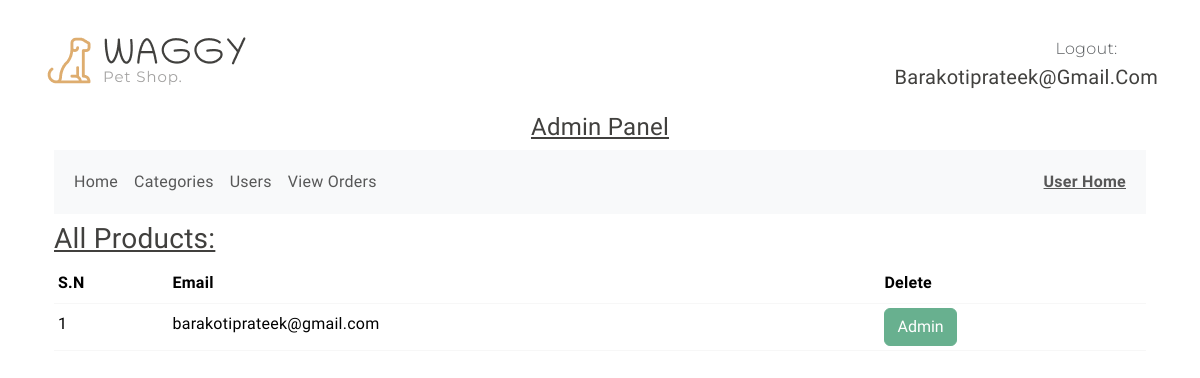
The app's page /view_users (signed in), older data.
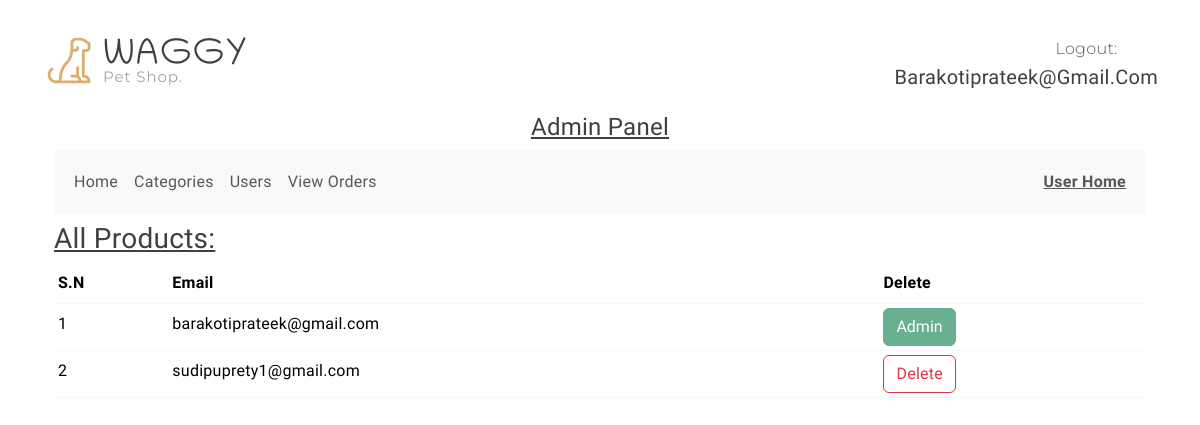
The same page, newer data.
### shop/user/models.py (models this page shows)
class User(db.Model, UserMixin):
    id = db.Column(db.Integer, primary_key = True)
    email = db.Column(db.String(120) , unique = True , nullable = False)
    username = db.Column(db.String(50) , nullable=False)
    password = db.Column(db.String(60) , nullable=False)
    image_file = db.Column(db.String(20), nullable=False, default = 'default.png')
    role = db.Column(db.String(20) , nullable=False , default='customer')
    likes = db.relationship('Likes', backref='user', cascade='all, delete-orphan')
    cart_items = db.relationship('Cart', backref=db.backref('user', lazy=True), cascade='all, delete-orphan')
    user_orders = db.relationship('Order', back_populates='user', cascade='all, delete-orphan')
    def delete(self):
        for like in self.likes:
            db.session.delete(like)
        for order in self.user_orders:
            db.session.delete(order)
        for cart_item in self.cart_items:
            db.session.delete(cart_item)
        db.session.delete(self)
        db.session.commit()

### shop/admin/routes.py (the view)
@app.route('/view_users')
@admin_required
def view_users():
    all_users = User.query.all()
    return render_template('admin/view_users.html' , all_users=all_users)

### shop/__init__.py (called while the page is built)
def admin_required(func):
    @wraps(func)
    def decorated_function(*args, **kwargs):
        if current_user.role != 'admin':
            flash('Access Denied: You are not authorized to access admin page.')
            return redirect(url_for('log_in'))
        return func(*args, **kwargs)
    return decorated_function

### shop/user/models.py (called while the page is built)
@login_manager.user_loader
def load_user(user_id):
    return User.query.get(int(user_id))

### shop/templates/admin/view_users.html (shortened to what this page needs)
{% extends 'base.html' %}
{% block body %}
{% include 'admin/navbar.html' %}
      <div class="container">
       <u> <h3>All Products:</h3></u>
        <table class="table table-sm ">
            <thead>
                <th>S.N</th>
                <th>Email</th>
                <th>Delete</th>
            </thead>
            <tbody>
                {% for user in all_users %}
                <tr>
                    <td>{{loop.index}}</td>
                    <td>{{user.email}}</td>
                    {% if user.role == 'customer' %}
                    <td><a  href="{{url_for('delete_user' , id=user.id)}}" class="btn btn-outline-danger">Delete</td>
                      {% else %}
                      <td><button type="button" class="btn btn-success" disabled>Admin</button></td>
                      {% endif %}
                </tr>
                {% endfor %}
            </tbody>
        </table>
      </div>
{% endblock %}

### shop/templates/admin/navbar.html (shortened to what this page needs)
<div class="container py-2">
  <div class="row py-4 pb-0 pb-sm-4 align-items-center ">
    <div class="col-sm-4 col-lg-3 text-center text-sm-start">
      <div class="main-logo">
        <a href="{{url_for('admin_home')}}">
          <img src="{{url_for('static', filename='images/logo.png')}}" alt="logo" class="img-fluid">
        </a>
      </div>
    </div>
    <div
        class="col-sm-8 col-lg-9 d-flex justify-content-between justify-content-sm-end align-items-center ">
        <div class="support-box text-end ">
          <span class="fs-6 secondary-font text-muted">Logout:</span> &nbsp;
          <h5 class="mb-0">{{current_user.email}}</h5>
        </div>
  </div>
</div>
<div class="container">
  <b><u><h4 style="display: flex;  justify-content: center;align-items: center;">Admin Panel</h4></u></b>
    <nav class="navbar navbar-expand-lg bg-body-tertiary">
        <div class="container-fluid">
          <div class="collapse navbar-collapse" id="navbarNavDropdown">
            <ul class="navbar-nav ">
              <li class="nav-item">
                <a class="nav-link " aria-current="page" href="{{url_for('admin_home')}}">Home</a>
              </li>
              <li class="nav-item">
                <a class="nav-link" href="{{url_for('categories')}}">Categories</a>
              </li>
              <li class="nav-item">
                <a class="nav-link" href="{{url_for('view_users')}}">Users</a>
              </li>
              <li class="nav-item">
                <a class="nav-link" href="{{url_for('view_orders')}}">View Orders</a>
              </li>
            </ul>
              <ul class="navbar-nav ms-auto">
                <li class="nav-item">
                  <a class="nav-link" href="{{url_for('home')}}"> <b><u>User Home</u></b></a>
                </li>
              </ul>
          </div>
        </div>
      </nav>
</div>

Row changes from the older to the newer data that the page shows:
added User: email "sudipuprety1@gmail.com"
